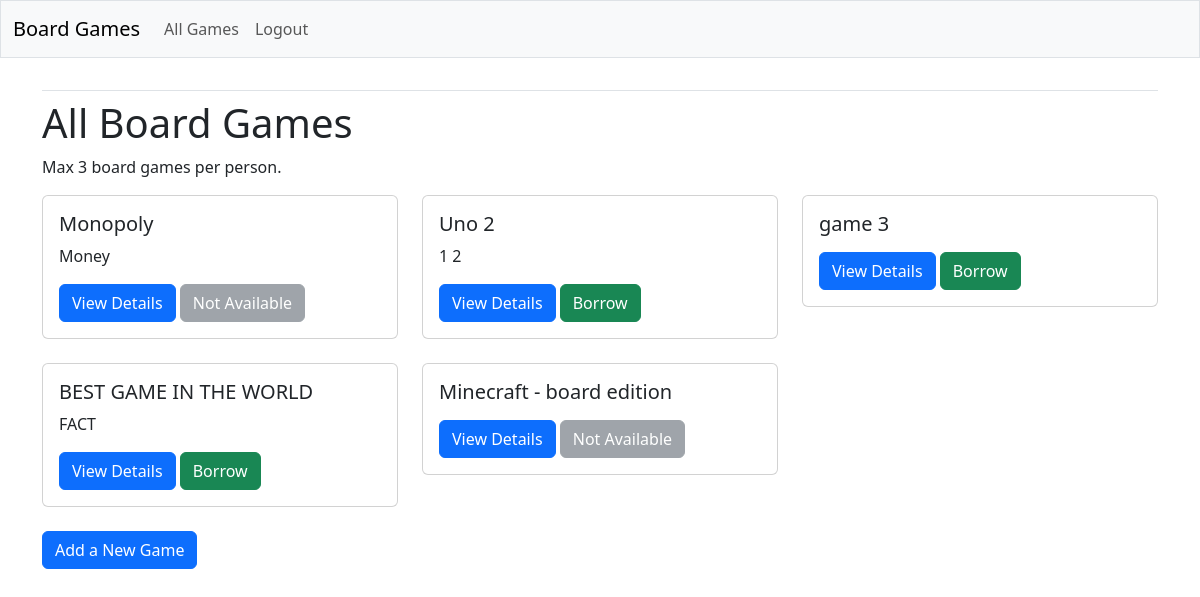
The page /games/ (signed in) on the database as committed earlier.
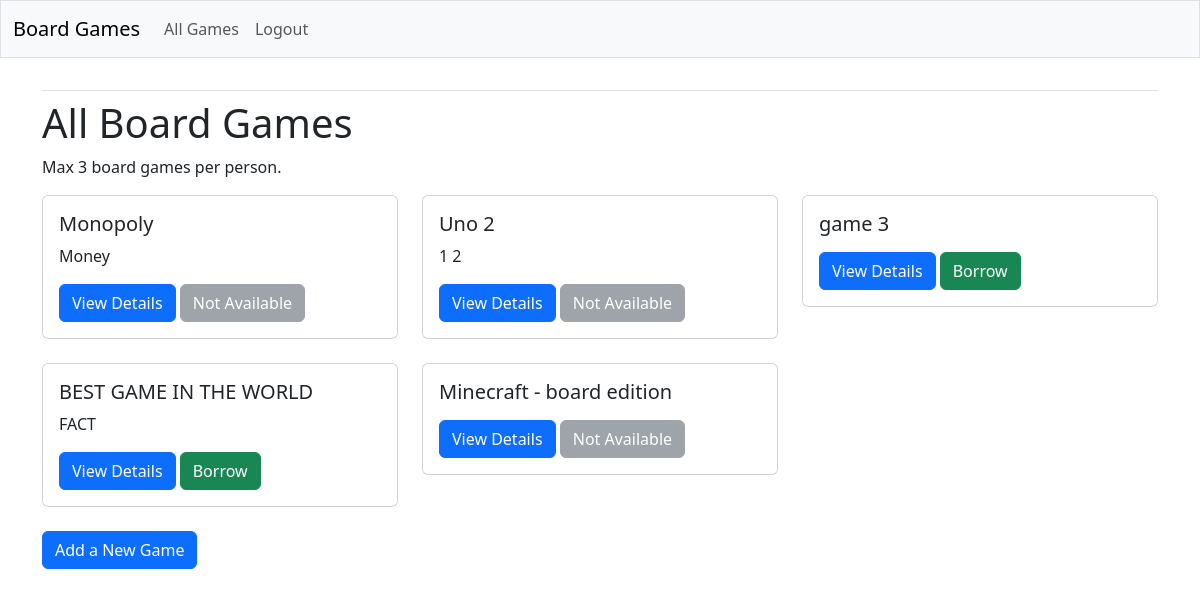
The same page on the database as committed later.
### board_game_club/models.py (models this page shows)
class BoardGame(models.Model):
    title = models.CharField(max_length=200)
    description = models.TextField()
    owner = models.ForeignKey(User, on_delete=models.CASCADE, related_name='games')
    created_at = models.DateTimeField(auto_now_add=True)
    modified_at = models.DateTimeField(auto_now=True)
    is_available = models.BooleanField(default=True)

### board_game_club/views.py (the view)
# urls.py: path('games/', views.game_list, name='game_list'),    # List of games
@login_required
def game_list(request):
    games = BoardGame.objects.all()
    return render(request, 'board_game_club/game_list.html', {'games': games})

### board_game_club/templates/board_game_club/game_list.html
{% extends 'board_game_club/base.html' %}
{% block content %}
<h1>All Board Games</h1>
<p>Max 3 board games per person.</p>
<div class="row">
    {% for game in games %}
    <div class="col-md-4">
        <div class="card mb-4">
            <div class="card-body">
                <h5 class="card-title">{{ game.title }}</h5>
                <p class="card-text">{{ game.description }}</p>
                <a href="{% url 'game_detail' game.id %}" class="btn btn-primary">View Details</a>
                {% if game.is_available %}
                    <a href="{% url 'borrow_game' game.id %}" class="btn btn-success">Borrow</a>
                {% else %}
                    <button class="btn btn-secondary" disabled>Not Available</button>
                {% endif %}
            </div>
        </div>
    </div>
    {% empty %}
    <p>No games available.</p>
    {% endfor %}
</div>
<a href="{% url 'add_game' %}" class="btn btn-primary">Add a New Game</a>
{% endblock %}

Rows that differ between the two databases and show on the page:
changed BoardGame "Uno 2": is_available "Borrow" → "Not Available"
